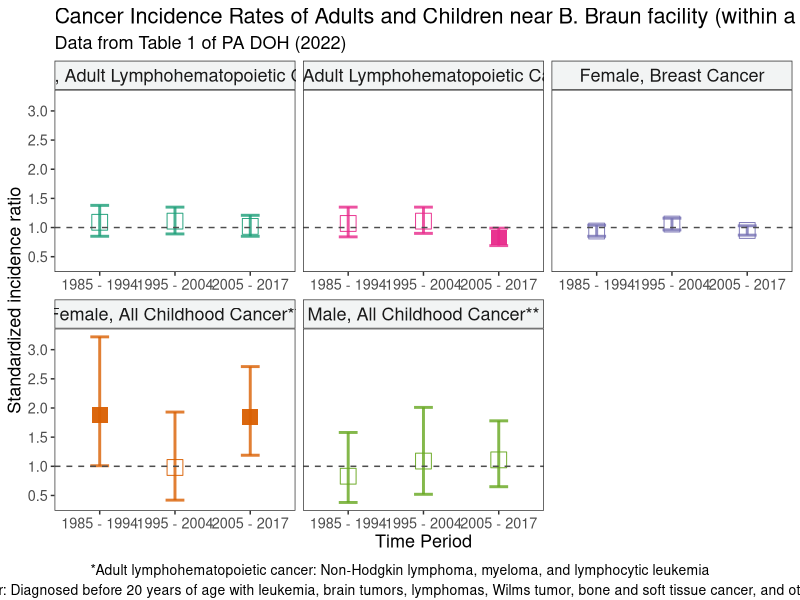
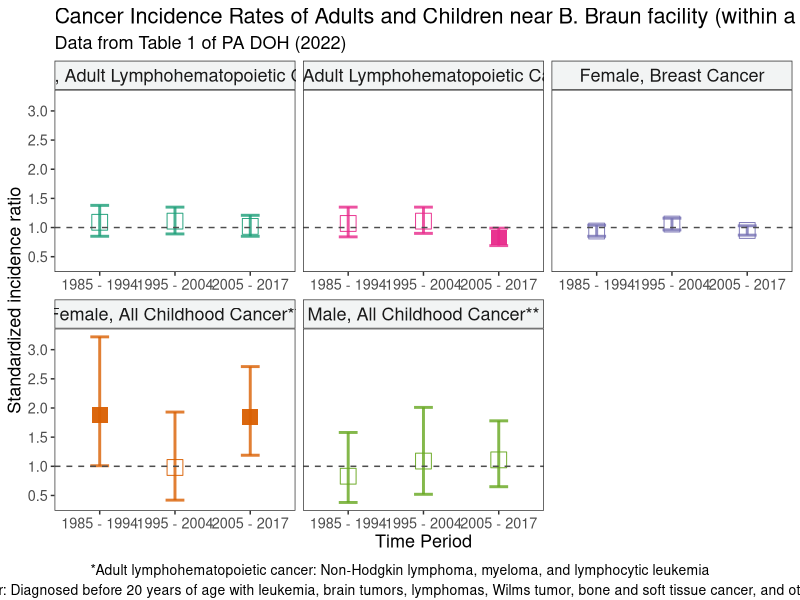

The R script that drew these images, in order:
# ---
# title: 'PA DOH 2022 - Community Cancer Incidence Data Review ...'
# author: 'FK '
# date: '2022-11-30'
# ---

  
library(tidyverse)
library(here)
library(RColorBrewer)

plot_padoh <- function(dat,time_cat = T) { 
  
  ggtheme <- theme_bw() +
    theme(text = element_text(size = 13), 
          panel.grid = element_blank(),
          strip.background = element_rect(fill = '#f2f4f4'), 
          strip.text = element_text(size = 13))
  
  plot.col <- c(brewer.pal(n = 5, 'Dark2')[1:5])
  
  ggplot(data = dat, aes(x = if (time_cat) labs else xaxis, y = SIR, color = `Cancer Type`)) + 
    geom_point(aes(shape = sig), size = 5, show.legend = F, alpha = 0.95) +
    geom_errorbar(aes(ymin = SIR.L, ymax = SIR.U), width = if (time_cat) 0.25 else 1995, cex = 1, show.legend = F, alpha = 0.8) +
    facet_wrap(~ fct_relevel(`Cancer Type`, c('Female, Adult Lymphohematopoietic Cancer*', 'Male, Adult Lymphohematopoietic Cancer*', 'Female, Breast Cancer', 'Female, All Childhood Cancer**', 'Male, All Childhood Cancer**')), scales = 'free_x') + 
    geom_hline(yintercept = 1, linetype = 2, color = 'gray30') +
    scale_shape_identity() + 
    scale_color_manual(values = plot.col) +
    labs(x = 'Time Period',
         y = 'Standardized incidence ratio')+
    ggtheme
}

labels <- data.frame(Time = c('1985 - 1994', '1995 - 2004', '2005 - 2017'), 
                     labs = c('1985 - 1994', '1995 - 2004', '2005 - 2017'),
                     xaxis = c(1985, 1995, 2005))

# Table 1. ----------------------------------------------------------------
table1 <- tribble(~`Cancer Type`, ~Time,	~Observed, ~Expected,	~SIR,	~SIR.L,	~SIR.U,
                  'Male, Adult Lymphohematopoietic Cancer*',	'1985 - 1994', 72, 67.2, 1.07, 0.84, 1.35,
                  'Male, Adult Lymphohematopoietic Cancer*',	'1995 - 2004', 99, 89.5, 1.11, 0.9, 1.35,
                  'Male, Adult Lymphohematopoietic Cancer*',	'2005 - 2017', 121, 145.3, 0.83, 0.69, 0.99,
                  'Female, Adult Lymphohematopoietic Cancer*',	'1985 - 1994', 71, 65, 1.09, 0.85, 1.38,
                  'Female, Adult Lymphohematopoietic Cancer*',	'1995 - 2004', 94, 85.1, 1.11, 0.89, 1.35,
                  'Female, Adult Lymphohematopoietic Cancer*',	'2005 - 2017', 126, 123.9, 1.02, 0.85, 1.21,
                  'Female, Breast Cancer', '1985 - 1994', 366, 388.3, 0.94, 0.85, 1.04,
                  'Female, Breast Cancer', '1995 - 2004', 451, 425.5, 1.06, 0.96, 1.16,
                  'Female, Breast Cancer', '2005 - 2017', 521, 550.4, 0.95, 0.87, 1.03,
                  'Male, All Childhood Cancer**',	'1985 - 1994',	9, 10.8, 0.83, 0.38, 1.58,
                  'Male, All Childhood Cancer**',	'1995 - 2004',	10,	9.2,	1.09,	0.52,	2.01,
                  'Male, All Childhood Cancer**',	'2005 - 2017',	17, 15.3, 1.11, 0.65, 1.78,
                  'Female, All Childhood Cancer**',	'1985 - 1994', 13, 6.9, 1.88, 1.01, 3.22,
                  'Female, All Childhood Cancer**',	'1995 - 2004', 8, 8.2, 0.98, 0.42, 1.93,
                  'Female, All Childhood Cancer**',	'2005 - 2017', 25, 13.6, 1.84, 1.19, 2.71) %>% 
  left_join(labels, by = 'Time')

table1 <- table1 %>% 
  mutate(sig = ifelse(SIR.U < 1 , 15, #15-prtc
                      ifelse((SIR.L<=1 & SIR.U>=1), 0, 15)), #0-null #15-sigpos
         sig = as.integer(sig),
         labs = factor(labs, levels = c('1985 - 1994', '1995 - 2004', '2005 - 2017')))

p <- plot_padoh(table1,time_cat = T) +
  scale_y_continuous(n.breaks = 10) +
  labs(
    title = 'Cancer Incidence Rates of Adults and Children near B. Braun facility (within a 2-mile radius)', 
    subtitle = 'Data from Table 1 of PA DOH (2022)'    
  )

ggpubr::annotate_figure(p, bottom =  ggpubr::text_grob("*Adult lymphohematopoietic cancer: Non-Hodgkin lymphoma, myeloma, and lymphocytic leukemia\n**All childhood cancer: Diagnosed before 20 years of age with leukemia, brain tumors, lymphomas, Wilms tumor, bone and soft tissue cancer, and other pediatric cancers", 
                                          size = 10))
ggsave(here('output','plot','pa-doh2022-table1.jpeg'), 
       width = 12, height = 8, dpi = 600)



